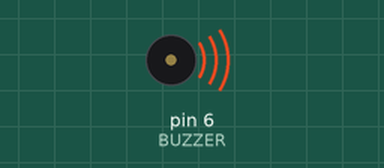
This sketch was run on a simulated Arduino Nano, built with avr-gcc and run on an emulated ATmega328P. On the bench: buzzer (waves = sounding).

Above: at 0.17 s.
At 6.04 s:
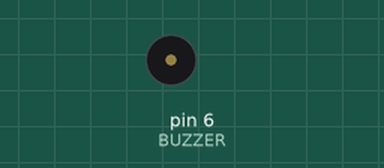
Timing chart, 0 to 9.5 s (numbered marks = the images above):
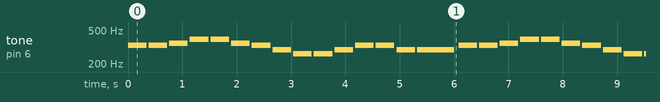

Measured:
- by itself, tone on pin 6 (BUZZER): plays 330 Hz for 0.34 s, 330 Hz for 0.34 s, 349 Hz for 0.34 s, 392 Hz for 0.34 s, 392 Hz for 0.34 s, 349 Hz for 0.34 s … (270 notes in this stretch)

The sketch:

buzzer_ode_to_joy.ino
```cpp
// Arduino Nano + 3-pin buzzer (GND, VCC, I/O)
// GND -> GND, VCC -> 5V, I/O -> D6
// Melody works only with a passive buzzer. Active buzzers play fixed-pitch beeps.

const int BUZZER = 6;
const int REST = 0;

// Ode to Joy (Beethoven), recognizable opening phrase
const int notes[] = {
  330, 330, 349, 392, 392, 349, 330, 294,
  262, 262, 294, 330, 330, 294, 294,
  330, 330, 349, 392, 392, 349, 330, 294,
  262, 262, 294, 330, 294, 262, 262
};

// Note durations: 4 = quarter, 2 = half
const int lengths[] = {
  4, 4, 4, 4, 4, 4, 4, 4,
  4, 4, 4, 4, 4, 4, 2,
  4, 4, 4, 4, 4, 4, 4, 4,
  4, 4, 4, 4, 4, 4, 2
};

void setup() {
  pinMode(BUZZER, OUTPUT);
}

void loop() {
  const int beatMs = 380;
  const int count = sizeof(notes) / sizeof(notes[0]);

  for (int i = 0; i < count; i++) {
    int duration = beatMs * 4 / lengths[i];

    if (notes[i] != REST) {
      tone(BUZZER, notes[i], duration * 9 / 10);
    } else {
      noTone(BUZZER);
    }

    delay(duration);
    noTone(BUZZER);
  }

  delay(2500);
}
```
